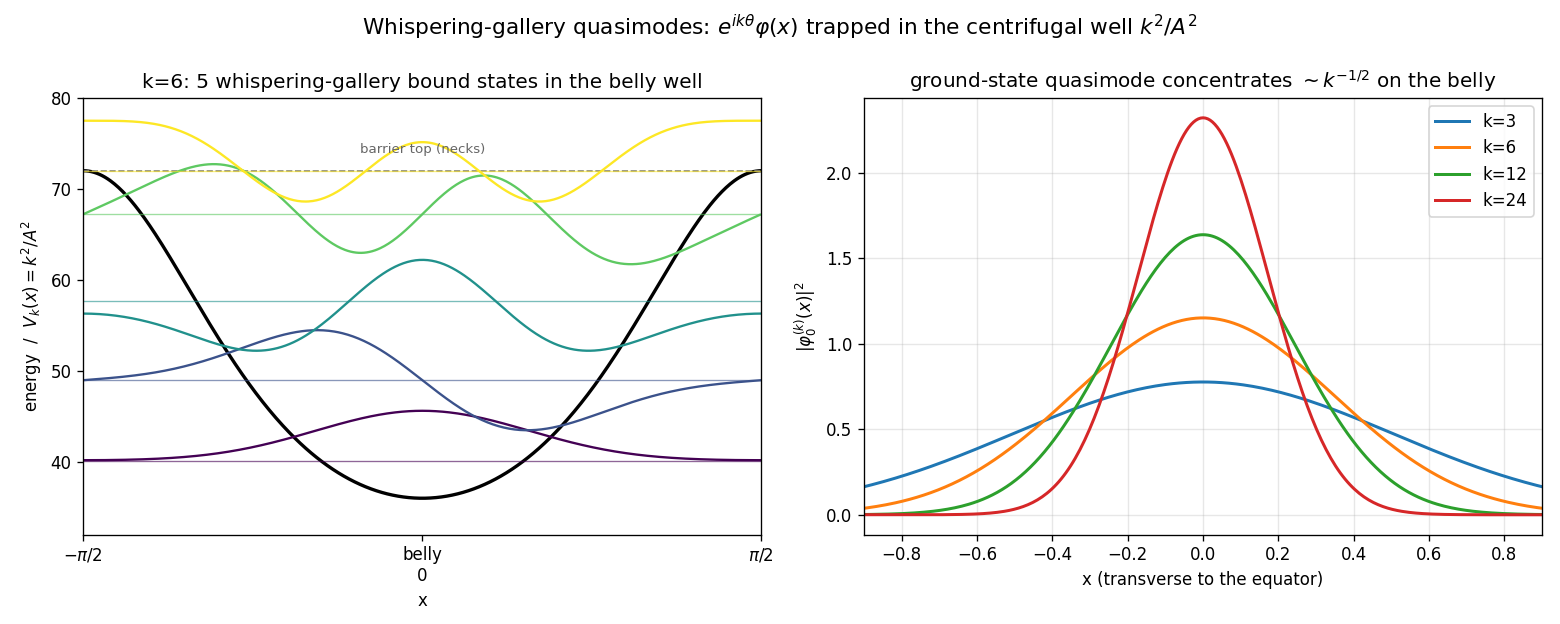

Python code for this plot:
"""
The centrifugal-barrier reduction that grounds the whole experiment.

Separating u = e^{ikθ} φ(x) turns the Laplace-Beltrami operator into a 1-D
Schrodinger operator, self-adjoint in the metric measure A dx:
    H_k φ = -(1/A) d_x(A d_x φ) + V_k(x) φ ,   V_k(x) = k^2 / A(x)^2 .
V_k is a WELL at the belly (A=1 -> V=k^2) with BARRIERS at the necks
(A=0.707 -> V=2k^2). Its bound states are the whispering-gallery / equatorial
quasimodes; above the barrier the states circulate over the necks. This is the
same structure as the centrifugal barrier l(l+1)/r^2 in the radial equation.
Ground-state transverse width ~ k^{-1/2} (the semiclassical beam width).
"""
import numpy as np
import scipy.sparse as sp
from scipy.linalg import eigh
import matplotlib
matplotlib.use("Agg")
import matplotlib.pyplot as plt

OUT = "/home/thorax/nls_lumpy_torus"


def A_of(x):
    return np.sqrt((1 + np.cos(x) ** 2) / 2)


Nx = 500
x = np.linspace(-np.pi / 2, np.pi / 2, Nx, endpoint=False)
dx = x[1] - x[0]
A = A_of(x)
Aface = 0.5 * (A + np.roll(A, -1)); Am = np.roll(Aface, 1)
r = np.r_[np.arange(Nx), np.arange(Nx), (np.arange(Nx) + 1) % Nx]
c = np.r_[np.arange(Nx), (np.arange(Nx) + 1) % Nx, np.arange(Nx)]
v = np.r_[(Am + Aface) / dx, -Aface / dx, -Aface / dx]
Kx = sp.coo_matrix((v, (r, c)), shape=(Nx, Nx)).toarray()   # A-weighted stiffness
M = np.diag(A * dx)


def modes(k):
    S = Kx + np.diag(k ** 2 / A * dx)      # stiffness + potential k^2/A (weighted)
    E, V = eigh(S, M)                       # generalized, ascending; V is M-orthonormal
    return E, V


fig = plt.figure(figsize=(13, 5.2))

# ---- (1) potential well + bound-state ladder for k=6 ----
ax = fig.add_subplot(1, 2, 1)
k = 6
Vk = k ** 2 / A ** 2
barrier = 2 * k ** 2
ax.plot(x, Vk, "k", lw=2)
ax.axhline(barrier, ls="--", c="0.5", lw=1)
ax.text(0.0, barrier + 2, "barrier top (necks)", ha="center", fontsize=8, color="0.4")
E, V = modes(k)
bound = E[E < barrier]
for n, En in enumerate(bound):
    phi = V[:, n]; phi = phi / np.max(np.abs(phi)) * 5.5      # scale for display
    col = plt.cm.viridis(n / max(1, len(bound) - 1))
    ax.hlines(En, -np.pi / 2, np.pi / 2, color=col, lw=0.8, alpha=.6)
    ax.plot(x, En + phi, color=col, lw=1.4)
ax.set_ylim(k ** 2 - 4, barrier + 8)
ax.set_xlim(-np.pi / 2, np.pi / 2)
ax.set_xticks([-np.pi / 2, 0, np.pi / 2]); ax.set_xticklabels([r"$-\pi/2$", "belly\n0", r"$\pi/2$"])
ax.set_ylabel(r"energy  /  $V_k(x)=k^2/A^2$"); ax.set_xlabel("x")
ax.set_title(f"k={k}: {len(bound)} whispering-gallery bound states in the belly well")

# ---- (2) ground state narrows ~ k^{-1/2} ----
ax2 = fig.add_subplot(1, 2, 2)
for k in (3, 6, 12, 24):
    E, V = modes(k)
    dens = V[:, 0] ** 2
    dens = dens / np.trapz(dens, x)
    ax2.plot(x, dens, lw=1.8, label=f"k={k}")
ax2.set_xlim(-0.9, 0.9)
ax2.set_xlabel("x (transverse to the equator)")
ax2.set_ylabel(r"$|\varphi_0^{(k)}(x)|^2$")
ax2.set_title(r"ground-state quasimode concentrates $\sim k^{-1/2}$ on the belly")
ax2.legend(); ax2.grid(alpha=0.3)

fig.suptitle(r"Whispering-gallery quasimodes: $e^{ik\theta}\varphi(x)$ trapped in the centrifugal well $k^2/A^2$",
             fontsize=13)
fig.tight_layout()
fig.savefig(f"{OUT}/quasimode_ladder.png", dpi=120)
print("wrote quasimode_ladder.png")
for k in (3, 6, 12, 24):
    E, _ = modes(k)
    nb = int(np.sum(E < 2 * k ** 2))
    print(f"  k={k:2d}: {nb} bound states; E0={E[0]:.2f} (well bottom {k**2}, barrier {2*k**2})")
